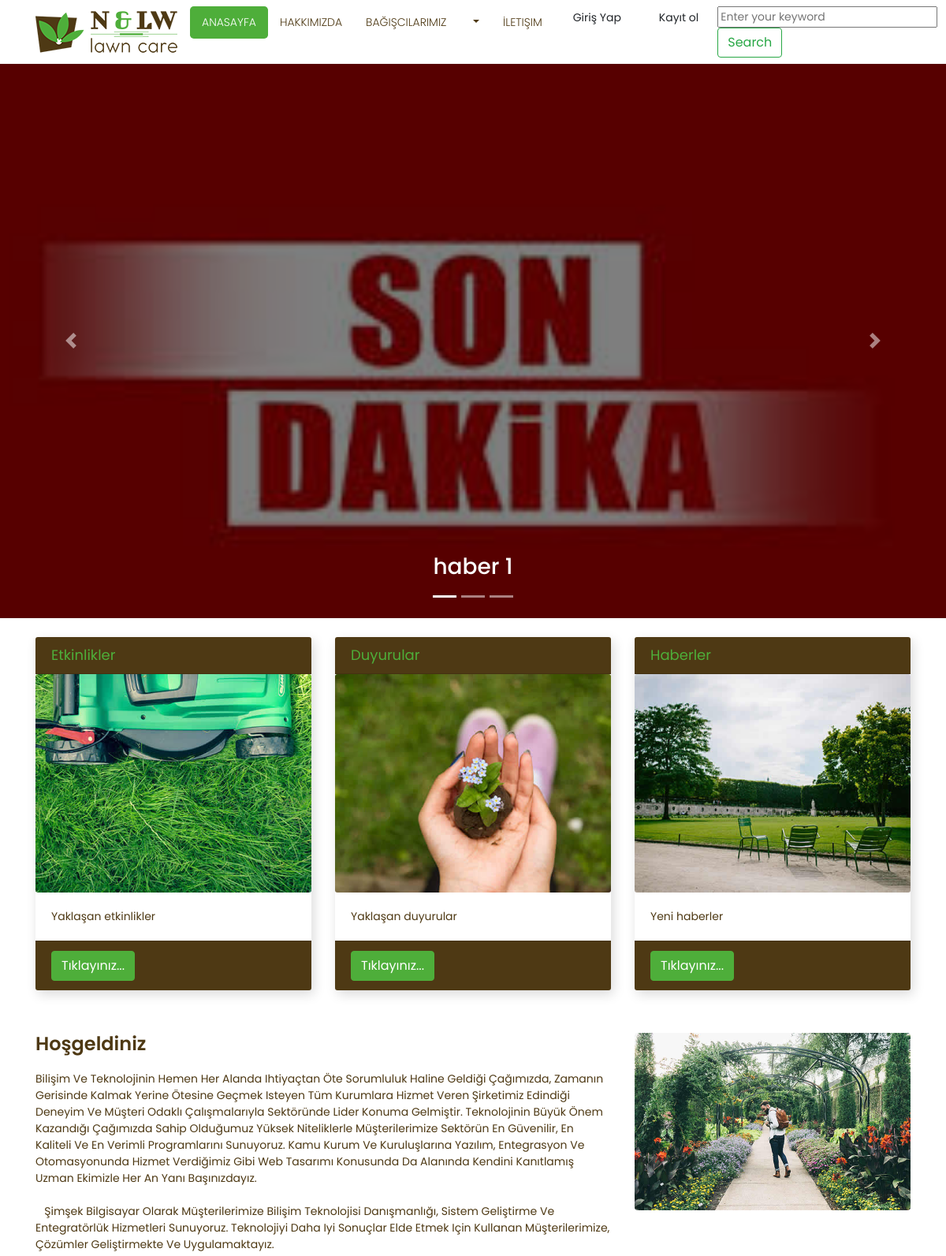
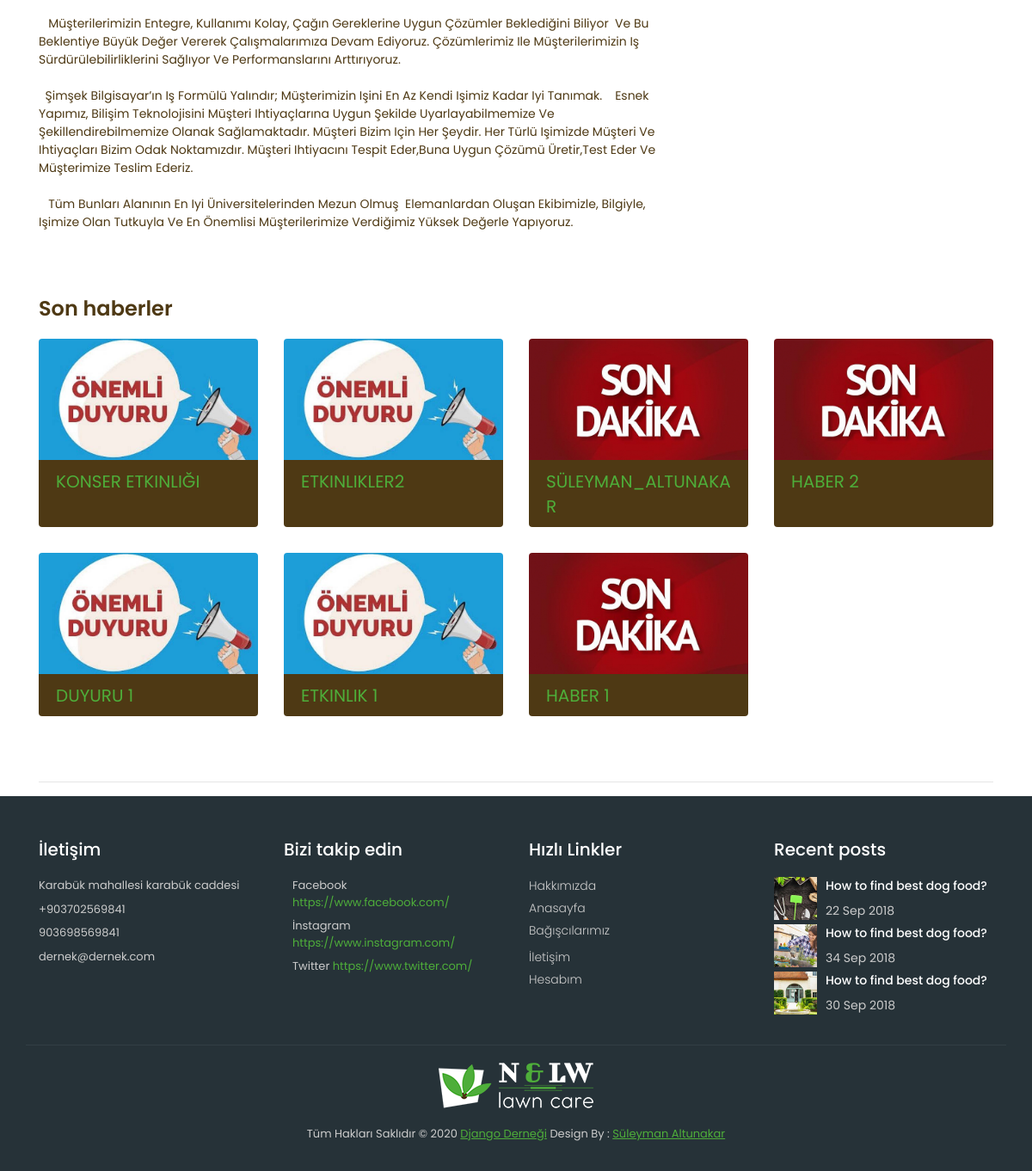
The page / on the database its author committed (2 pictures, top to bottom).
### content/models.py (models this page shows, shortened)
class Product(models.Model):
    STATUS = (
        ('True', 'Evet'),
        ('False', 'Hayır'),
    )
    category = models.ForeignKey(Category, on_delete=models.CASCADE)
    title = models.CharField(max_length=150)
    keywords = models.CharField(max_length=255)
    description = models.CharField(max_length=255)
    image = models.ImageField(blank=True, upload_to='images/')
    detail = RichTextUploadingField()
    slug = models.SlugField(null=False, unique=True)
    status = models.CharField(max_length=10, choices=STATUS)
    create_at = models.DateTimeField(auto_now_add=True)
    update_at = models.DateTimeField(auto_now=True)

class Category(MPTTModel):
    STATUS = (
        ('True', 'Evet'),
        ('False', 'Hayır'),
    )
    title = models.CharField(max_length=30)
    description = models.CharField(max_length=255)
    keywords = models.CharField(max_length=255)
    image = models.ImageField(blank=True,upload_to='images/')
    status = models.CharField(max_length=10, choices=STATUS)
    slug = models.SlugField(null=False, unique=True)
    parent = TreeForeignKey('self',blank=True, null=True, related_name='children', on_delete=models.CASCADE)
    create_at = models.DateTimeField(auto_now_add=True)
    update_at = models.DateTimeField(auto_now=True)
    class MPTTMeta:
        order_insertion_by = ['title']

### home/models.py (models this page shows, shortened)
class Setting(models.Model):
    STATUS = (
        ('True', 'Evet'),
        ('False', 'Hayır'),
    )
    title = models.CharField(max_length=150)
    keywords = models.CharField(max_length=255)
    description = models.CharField(max_length=255)
    company = models.CharField(max_length=50)
    adress = models.CharField(blank=True, max_length=150)
    phone = models.CharField(blank=True, max_length=15)
    fax = models.CharField(blank=True, max_length=150)
    email = models.CharField(blank=True, max_length=50)
    smtpserver = models.CharField(max_length=20)
    smtpemail = models.CharField(max_length=20)
    smtppassword = models.CharField(max_length=10)
    smtpport = models.CharField(blank=True, max_length=5)
    icon = models.ImageField(blank=True, upload_to='images/')
    facebook = models.CharField(max_length=50)
    instagram = models.CharField(max_length=50)
    twitter = models.CharField(max_length=50)
    contact = RichTextUploadingField(blank=True)
    aboutus = RichTextUploadingField(blank=True)
    references = RichTextUploadingField(blank=True)
    status = models.CharField(max_length=10, choices=STATUS)
    create_at = models.DateTimeField(auto_now_add=True)
    update_at = models.DateTimeField(auto_now=True)

### home/views.py (the view)
# urls.py: path('', views.index, name='index'),
def index(request):
    setting = Setting.objects.get(pk=1)
    sliderdata = Product.objects.all()[:3]
    category = Category.objects.all()
    lasthaber= Product.objects.all().order_by('-id')[:8]
    news = Icerik.objects.all().order_by('-id')[:4]
    context = {'news': news,'setting': setting, 'page': 'home', 'sliderdata':sliderdata ,'category': category, 'lasthaber':lasthaber }
    return render(request, 'index.html', context)

### home/templates/index.html (shortened to what this page needs)
{% extends "Homebase.html" %}
{% block header %}
    {% include "header.html" %}
{% endblock %}
{% block body %}
    {% include "content.html" %}
{% endblock %}

### home/templates/header.html (shortened to what this page needs)
{% load static %}
<header class="slider-main">
    <div id="carouselExampleIndicators" class="carousel slide carousel-fade" data-ride="carousel">
        <ol class="carousel-indicators">
            <li data-target="#carouselExampleIndicators" data-slide-to="0" class="active"></li>
            <li data-target="#carouselExampleIndicators" data-slide-to="1"></li>
            <li data-target="#carouselExampleIndicators" data-slide-to="2"></li>
        </ol>
        <div class="carousel-inner" role="listbox">
            {% for rs in sliderdata %}
                <div class="carousel-item {% if rs.title == "haber 1" %} active {% endif %}" style="background-image: url({{ rs.image.url }})">
                    <div class="carousel-caption d-none d-md-block">
                        <h3>{{ rs.title }}</h3>
                    </div>
                </div>
            {% endfor %}
        </div>
        <a class="carousel-control-prev" href="#carouselExampleIndicators" role="button" data-slide="prev">
            <span class="carousel-control-prev-icon" aria-hidden="true"></span>
        </a>
        <a class="carousel-control-next" href="#carouselExampleIndicators" role="button" data-slide="next">
            <span class="carousel-control-next-icon" aria-hidden="true"></span>
        </a>
    </div>
</header>

### home/templates/content.html (shortened to what this page needs)
{% load static %}
<div class="container">
    <div class="services-bar">
        <div class="row">
            <div class="col-lg-4 mb-4">
                <div class="card h-100">
                    <h4 class="card-header">Etkinlikler</h4>
                    <div class="card-img">
                        <img class="img-fluid" src="{% static 'images/services-img-01.jpg' %}" alt="" />
                    </div>
                    <div class="card-body">
                        <p class="card-text">Yaklaşan etkinlikler</p>
                    </div>
                    <div class="card-footer">
                        <a href="/category/8/etkinlikler" class="btn btn-primary"> Tıklayınız...</a>
                    </div>
                </div>
            </div>
            <div class="col-lg-4 mb-4">
                <div class="card h-100">
                    <h4 class="card-header">Duyurular</h4>
                    <div class="card-img">
                        <img class="img-fluid" src="{% static 'images/services-img-02.jpg' %}" alt="" />
                    </div>
                    <div class="card-body">
                        <p class="card-text">Yaklaşan duyurular</p>
                    </div>
                    <div class="card-footer">
                        <a href="/category/7/duyurular" class="btn btn-primary">Tıklayınız...</a>
                    </div>
                </div>
            </div>
            <div class="col-lg-4 mb-4">
                <div class="card h-100">
                    <h4 class="card-header">Haberler</h4>
                    <div class="card-img">
                        <img class="img-fluid" src="{% static 'images/services-img-03.jpg' %}" alt="" />
                    </div>
                    <div class="card-body">
                        <p class="card-text">Yeni haberler</p>
                    </div>
                    <div class="card-footer">
                        <a href="/category/6/haberler" class="btn btn-primary">Tıklayınız...</a>
                    </div>
                </div>
            </div>
        </div>
    </div>
    <div class="about-main">
        <div class="row">
            <div class="col-lg-8">
                <h2>Hoşgeldiniz </h2>
                <p>{{ setting.aboutus | safe  }}</p>
            </div>
            <div class="col-lg-4">
                <img class="img-fluid rounded" src="{% static 'images/about-img.jpg' %}" alt="" />
            </div>
        </div>
    </div>
    <div class="portfolio-main">
        <h2>Son haberler</h2>
        <div class="row">
            {% for rs in lasthaber %}
                <div class="col-lg-3 col-md-4 col-sm-6 portfolio-item">
                    <div class="card h-100">
                        <img src="{{ rs.category.image.url }}" alt="" />
                        <div class="card-body">
                            <h4 class="card-title">
                                <a href="/product/{{ rs.id }}/{{ rs.slug }}">{{ rs.title}}</a>
                            </h4>
                        </div>
                    </div>
                </div>
            {% endfor %}
        </div>
    </div>
    <hr>
</div>

### home/templates/footer.html (shortened to what this page needs)
{% load static %}
    <footer class="footer">
        <div class="container bottom_border">
            <div class="row">
               <div class="col-lg-3 col-md-6 col-sm-6 col">
					<h5 class="headin5_amrc col_white_amrc pt2">İletişim</h5>
					<p class="mb10">{{ setting.adress}}</p>
					<p> {{ setting.phone}} </p>
					<p> {{ setting.fax}} </p>
					<p> {{ setting.email}} </p>
               </div>
               <div class="col-lg-3 col-md-6 col-sm-6 col">
					<h5 class="headin5_amrc col_white_amrc pt2">Bizi takip edin</h5>
					<ul class="footer_ul2_amrc">
						<li>
							<p>Facebook <a href="{{ setting.facebook }}">{{ setting.facebook }}</a></p>
						</li>
						<li>
							<p>İnstagram <a href="{{ setting.instagram }}">{{ setting.instagram }}</a></p>
						</li>
						<li>
							<p>Twitter <a href="{{ setting.twitter }}">{{ setting.twitter }}</a></p>
						</li>
					</ul>
				</div>
				<div class="col-lg-3 col-md-6 col-sm-6">
					<h5 class="headin5_amrc col_white_amrc pt2">Hızlı Linkler</h5>
					<ul class="footer_ul_amrc">
						<li><a href="/hakkimizda">Hakkımızda</a></li>
						<li><a href="/">Anasayfa</a></li>
						<li><a href="/bagiscilar">Bağışcılarımız</a></li>
						<li><a href="/category/{{ node.id }}/{{ node.slug }}">{{ node.title }}</a></li>
						<li><a href="/iletisim">İletişim</a></li>
						<li><a href="/user">Hesabım</a></li>
					</ul>
				</div>
				<div class="col-lg-3 col-md-6 col-sm-6 ">
					<h5 class="headin5_amrc col_white_amrc pt2">Recent posts</h5>
					<ul class="footer_ul_amrc">
						<li class="media">
							<div class="media-left">
								<img class="img-fluid" src="{% static 'images/post-img-01.jpg' %}" alt="" />
							</div>
							<div class="media-body">
								<p>How to find best dog food?</p>
								<span>22 Sep 2018</span>
							</div>
						</li>
						<li class="media">
							<div class="media-left">
								<img class="img-fluid" src="{% static 'images/post-img-02.jpg' %}" alt="" />
							</div>
							<div class="media-body">
								<p>How to find best dog food?</p>
								<span>34 Sep 2018</span>
							</div>
						</li>
						<li class="media">
							<div class="media-left">
								<img class="img-fluid" src="{% static 'images/post-img-03.jpg' %}" alt="" />
							</div>
							<div class="media-body">
								<p>How to find best dog food?</p>
								<span>30 Sep 2018</span>
							</div>
						</li>
					</ul>
				</div>
			</div>
		</div>
        <div class="container">
            <div class="footer-logo">
				<a href="#"><img src="{% static 'images/footer-logo.png' %}" alt="" /></a>
			</div>
            <p class="copyright text-center">Tüm Hakları Saklıdır &copy; 2020 <a href="/">Django Derneği</a> Design By :
				<a href="{{ setting.instagram }}">Süleyman Altunakar</a>
            </p>
        </div>
    </footer>

### home/static/css/style.css (style rules this page uses)
body { padding-top: 54px; font-family: 'Poppins', sans-serif; font-size: 14px; color: #4e3914; }
@media (min-width: 992px) { body { padding-top: 80px; } }
a.btn-primary { background-color: #4eae3a; border-color: #4eae3a; }
.slider-main .carousel .carousel-inner .carousel-item:before { content: ""; position: absolute; background: rgba(0,0,0,0.5); top: 0px; left: 0px; width: 100%; height: 100%; }
.carousel-item { height: 88vh; min-height: 300px; background: no-repeat center center scroll; -webkit-background-size: cover; -moz-background-size: cover; -o-background-size: cover; background-size: cover; }
.portfolio-item { margin-bottom: 30px; }
.services-bar .card { box-shadow: 3px 5px 15px rgba(0,0,0, .15); border: none; }
.services-bar .card h4.card-header { background-color: #4e3914; color: #4eae3a; font-size: 18px; font-weight: 400; }
.services-bar .card .card-footer { background-color: #4e3914; }
.about-main { padding: 30px 0px; }
.about-main h2 { font-size: 24px; font-weight: 600; margin-bottom: 20px; }
.about-main p { font-size: 14px; text-transform: capitalize; }
.portfolio-main { padding: 30px 0px; }
.portfolio-main h2 { font-weight: 600; font-size: 24px; margin-bottom: 20px; }
.portfolio-main .card { border: none; border-radius: 4px; overflow: hidden; }
.portfolio-main .card .card-body .card-title { margin-bottom: 0px; }
.portfolio-main .card .card-body .card-title a { font-size: 20px; font-weight: 400; text-transform: uppercase; color: #4eae3a; }
.portfolio-main .card .card-body { background: #4e3914; padding: 10px 20px; }
.card-img { overflow: hidden; position: relative; }
.footer { width:100%; background-color:#263238; min-height:250px; padding:10px 0px 25px 0px; }
.pt2 { padding-top:40px ; margin-bottom:20px ; color: #ffffff; font-weight: 500; }
footer p { font-size:13px; color:#CCC; padding-bottom:0px; margin-bottom:8px; }
.mb10 { padding-bottom:0px ; }
.footer_ul_amrc { margin:0px ; list-style-type:none ; font-size:14px; padding:0px 0px 10px 0px ; }
.footer_ul_amrc li { padding:0px 0px 5px 0px; }
.footer_ul_amrc li a { color:#cccccc; font-size: 14px; font-weight: 300; }
.footer_ul_amrc li .media-left { margin-right: 10px; }
.footer_ul_amrc li .media-left img { max-width: 50px; }
.footer_ul_amrc li .media-body p { font-size: 14px; font-weight: 500; color: #ffffff; }
.footer_ul_amrc li .media-body span { color: #cccccc; font-size: 14px; font-weight: 400; }
.footer_ul2_amrc { margin:0px; list-style-type:none; padding:0px; }
.footer_ul2_amrc li p { display:table; }
.footer_ul2_amrc li a { color: #4eae3a; }
.bottom_border { border-bottom:1px solid #323f45; padding-bottom:20px; }
.footer-logo { padding: 20px 0px; text-align: center; }
.copyright a { color: #4eae3a; text-decoration: underline; }
.portfolio-item h4.card-title a { font-size: 20px; font-weight: 500; margin-bottom: 20px; color: #4e3914; }

### rows shown on the page
Product: image (picture), title "haber 1", category.image (picture), title "HABER 1"
Setting: aboutus "Bilişim Ve Teknolojinin Hemen Her Alanda Ihtiyaçtan Öte Sorumluluk Haline Geldiği Çağımızda, Zamanın Gerisinde Kalmak Yerine Ötesine Geçmek Isteyen Tüm Kurumlara Hizmet Veren Şirketimiz Edindiği Deneyim Ve Müşteri Odaklı Çalışmalarıyla Sektöründe Lider Konuma Gelmiştir. Teknolojinin Büyük Önem Kazandığı Çağımızda Sahip Olduğumuz Yüksek Niteliklerle Müşterilerimize Sektörün En Güvenilir, En Kaliteli Ve En Verimli Programlarını Sunuyoruz. Kamu Kurum Ve Kuruluşlarına Yazılım, Entegrasyon Ve Otomasyonunda Hizmet Verdiğimiz Gibi Web Tasarımı Konusunda Da Alanında Kendini Kanıtlamış Uzman Ekimizle Her An Yanı Başınızdayız. Şimşek Bilgisayar Olarak Müşterilerimize Bilişim Teknolojisi Danışmanlığı,…", adress "Karabük mahallesi karabük caddesi", phone "+903702569841", fax "903698569841", email "dernek@dernek.com", facebook "https://www.facebook.com/", instagram "https://www.instagram.com/", twitter "https://www.twitter.com/"
Product: category.image (picture), title "KONSER ETKINLIĞI"
Product: category.image (picture), title "ETKINLIKLER2"
Product: category.image (picture), title "SÜLEYMAN_ALTUNAKAR"
Product: category.image (picture), title "HABER 2"
Product: category.image (picture), title "DUYURU 1"
Product: category.image (picture), title "ETKINLIK 1"
